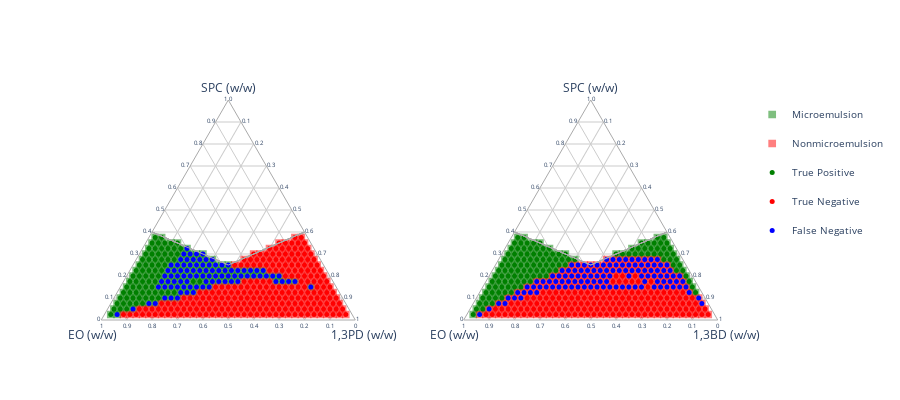

The notebook cell saved with this chart:
### Markdown cell above
# Plot (Unseen PS)

### Code cell
# Create figure with subplots
columns = 2
rows = 1

sub_specs = list()
for j in range(columns):
    sub_specs.append({'type':'scatterternary'})

specs = list()
for i in range(rows):
    specs.append(sub_specs)

fig = make_subplots(
    rows = rows, 
    cols = columns,
    specs = specs)

# Plot each phase diagram
for i in range(int(phase_behaviour_unseen_PS.shape[0]/pb_points)):

    # Helper values
    phase_diagram = i  # Phase diagram number
    j = phase_diagram*pb_points  # Starting point for each phase diagram dataset
    PS = phase_behaviour_unseen_PS['PS'][j] # Polar solvent (PS) name abbreviation
    NPS = phase_behaviour_unseen_PS['NPS'][j] # Non-polar solvent (NPS) name abbreviation

    row = int(np.floor(phase_diagram/columns)+1)
    column = np.remainder(phase_diagram,columns)+1

    # Show a sigle legend for related subplots
    legend = False
    if i == 0:
        legend = True
    
    for phase_behaviour_type, colour in color_map.items():
        # Get separate data series for microemulsions and non-micoremulsions and plot on ternary scatter plots
        if phase_behaviour_type == 'Microemulsion' or phase_behaviour_type == 'Nonmicroemulsion':
            SPC_conc = phase_behaviour_unseen_PS[j:j+pb_points].loc[phase_behaviour_unseen_PS['Experimental_phase_behaviour'] == phase_behaviour_type, 'SPC_concentration']
            NPS_conc = phase_behaviour_unseen_PS[j:j+pb_points].loc[phase_behaviour_unseen_PS['Experimental_phase_behaviour'] == phase_behaviour_type, 'NPS_concentration']
            PS_conc = phase_behaviour_unseen_PS[j:j+pb_points].loc[phase_behaviour_unseen_PS['Experimental_phase_behaviour'] == phase_behaviour_type, 'PS_concentration']
            
            fig.add_trace(go.Scatterternary({'mode':'markers', 'a':SPC_conc, 'b':NPS_conc, 'c':PS_conc,
                'marker_symbol':'square', 
                'marker_size':7.7,
                'marker_color':colour, 
                'marker_opacity':0.5,
                'legendgroup':phase_behaviour_type,  
                'showlegend':legend,
                'name':phase_behaviour_type,
                'hovertemplate':'PS: %{c}<br>SPC: %{a}<br> NPS: %{b}'}), 
                row = row, col = column)
        
        # Get separate data series for conformal predictions and plot on ternary scatter plots
        if phase_behaviour_type == 'True Positive' or phase_behaviour_type == 'True Negative' or phase_behaviour_type == 'False Negative' or phase_behaviour_type == 'False Positive' or phase_behaviour_type == 'Nonconforming':
            SPC_conc = phase_behaviour_unseen_PS[j:j+pb_points].loc[phase_behaviour_unseen_PS['Type_prediction'] == phase_behaviour_type, 'SPC_concentration']
            NPS_conc = phase_behaviour_unseen_PS[j:j+pb_points].loc[phase_behaviour_unseen_PS['Type_prediction'] == phase_behaviour_type, 'NPS_concentration']
            PS_conc = phase_behaviour_unseen_PS[j:j+pb_points].loc[phase_behaviour_unseen_PS['Type_prediction'] == phase_behaviour_type, 'PS_concentration']
            
            fig.add_trace(go.Scatterternary({'mode':'markers', 'a':SPC_conc, 'b':NPS_conc, 'c':PS_conc,
                'marker_symbol':'circle', 
                'marker_size': 5,
                'marker_color':colour, 
                'marker_opacity':1,
                'legendgroup':phase_behaviour_type,
                'showlegend':legend,  
                'name':phase_behaviour_type,
                'hovertemplate':'PS: %{c}<br>SPC: %{a}<br> NPS: %{b}'}), 
                row = row, col = column)
              
        # Plot investigated area boundary
        fig.add_trace(go.Scatterternary({'mode':'lines', 
        'a': area[0],
        'b': area[1],
        'c': area[2],
        'line_color':'#aaaaaa',
        'line_width':1, 
        'name': 'Boundary of investigated area',
        'showlegend':False,
        'hovertemplate':'PS: %{c}<br>SPC: %{a}<br> NPS: %{b}'}),
        row = row, col = column)

        # Update axis names
        fig.update_ternaries(aaxis_title = 'SPC (w/w)', 
                            baxis_title = str(NPS + ' (w/w)'), 
                            caxis_title = str(PS + ' (w/w)'), 
                            row = row, col = column)

    # Update axis names
    fig.update_ternaries(aaxis_title = 'SPC (w/w)', 
                        baxis_title = str(NPS + ' (w/w)'), 
                        caxis_title = str(PS + ' (w/w)'), 
                        row = row, col = column)
    
# Update all plots formating
fig.update_ternaries(
    aaxis_dtick = 0.1, baxis_dtick = 0.1, caxis_dtick = 0.1,
    aaxis_linecolor = '#aaaaaa', baxis_linecolor = '#aaaaaa', caxis_linecolor = '#aaaaaa',
    aaxis_gridcolor = '#cccccc', baxis_gridcolor = '#cccccc', caxis_gridcolor = '#cccccc',
    aaxis_tickfont_size = 6, baxis_tickfont_size = 6, caxis_tickfont_size = 6, 
    bgcolor = 'white')

fig.update_layout(
    autosize = False,
    width = 900,
    height = 400, 
    font_size = 10)

fig.write_html("Predictions (unseen PS).html")

### Figure 1 — Plotly figure (JSON) as saved in the notebook; plotly's stock layout.template omitted (floating-point values rounded to 4 significant figures; data arrays with more than 128 entries replaced by an {"elided": "..."} marker saying what was removed)
{"data": [{"a": {"elided": "168 float values"}, "b": {"elided": "168 float values"}, "c": {"elided": "168 float values"}, "hovertemplate": "PS: %{c}<br>SPC: %{a}<br> NPS: %{b}", "legendgroup": "Microemulsion", "marker": {"color": "green", "opacity": 0.5, "size": 7.7, "symbol": "square"}, "mode": "markers", "name": "Microemulsion", "showlegend": true, "subplot": "ternary", "type": "scatterternary"}, {"a": [0.4, 0.25, 0.4], "b": [0.6, 0.375, 0], "c": [0, 0.375, 0.6], "hovertemplate": "PS: %{c}<br>SPC: %{a}<br> NPS: %{b}", "line": {"color": "#aaaaaa", "width": 1}, "mode": "lines", "name": "Boundary of investigated area", "showlegend": false, "subplot": "ternary", "type": "scatterternary"}, {"a": {"elided": "239 float values"}, "b": {"elided": "239 float values"}, "c": {"elided": "239 float values"}, "hovertemplate": "PS: %{c}<br>SPC: %{a}<br> NPS: %{b}", "legendgroup": "Nonmicroemulsion", "marker": {"color": "red", "opacity": 0.5, "size": 7.7, "symbol": "square"}, "mode": "markers", "name": "Nonmicroemulsion", "showlegend": true, "subplot": "ternary", "type": "scatterternary"}, {"a": [0.4, 0.25, 0.4], "b": [0.6, 0.375, 0], "c": [0, 0.375, 0.6], "hovertemplate": "PS: %{c}<br>SPC: %{a}<br> NPS: %{b}", "line": {"color": "#aaaaaa", "width": 1}, "mode": "lines", "name": "Boundary of investigated area", "showlegend": false, "subplot": "ternary", "type": "scatterternary"}, {"a": [0.025, 0.05, 0.05, 0.05, 0.075, 0.075, 0.075, 0.075, 0.075, 0.1, 0.1, 0.1, 0.1, 0.1, 0.1, 0.1, 0.125, 0.125, 0.125, 0.125, 0.125, 0.125, 0.125, 0.125, 0.125, 0.15, 0.15, 0.15, 0.15, 0.15, 0.175, 0.175, 0.175, 0.175, 0.175, 0.175, 0.175, 0.2, 0.2, 0.2, 0.2, 0.2, 0.225, 0.225, 0.225, 0.225, 0.225, 0.25, 0.25, 0.25, 0.25, 0.25, 0.275, 0.275, 0.275, 0.275, 0.275, 0.275, 0.3, 0.3, 0.3, 0.3, 0.3, 0.3, 0.325, 0.325, 0.325, 0.325, 0.325, 0.325, 0.35, 0.35, 0.35, 0.35, 0.35, 0.375, 0.375], "b": [0.95, 0.925, 0.9, 0.875, 0.9, 0.875, 0.85, 0.825, 0.8, 0.875, 0.85, 0.825, 0.8, 0.775, 0.75, 0.725, 0.85, 0.825, 0.8, 0.775, 0.75, 0.725, 0.7, 0.675, 0.65, 0.825, 0.8, 0.775, 0.75, 0.725, 0.8, 0.775, 0.75, 0.725, 0.7, 0.55, 0.525, 0.775, 0.75, 0.725, 0.7, 0.675, 0.75, 0.725, 0.7, 0.675, 0.65, 0.725, 0.7, 0.675, 0.65, 0.625, 0.7, 0.675, 0.65, 0.625, 0.6, 0.575, 0.675, 0.65, 0.625, 0.6, 0.575, 0.55, 0.65, 0.625, 0.6, 0.575, 0.55, 0.525, 0.625, 0.6, 0.575, 0.55, 0.525, 0.6, 0.575], "c": [0.025, 0.025, 0.05, 0.075, 0.025, 0.05, 0.075, 0.1, 0.125, 0.025, 0.05, 0.075, 0.1, 0.125, 0.15, 0.175, 0.025, 0.05, 0.075, 0.1, 0.125, 0.15, 0.175, 0.2, 0.225, 0.025, 0.05, 0.075, 0.1, 0.125, 0.025, 0.05, 0.075, 0.1, 0.125, 0.275, 0.3, 0.025, 0.05, 0.075, 0.1, 0.125, 0.025, 0.05, 0.075, 0.1, 0.125, 0.025, 0.05, 0.075, 0.1, 0.125, 0.025, 0.05, 0.075, 0.1, 0.125, 0.15, 0.025, 0.05, 0.075, 0.1, 0.125, 0.15, 0.025, 0.05, 0.075, 0.1, 0.125, 0.15, 0.025, 0.05, 0.075, 0.1, 0.125, 0.025, 0.05], "hovertemplate": "PS: %{c}<br>SPC: %{a}<br> NPS: %{b}", "legendgroup": "True Positive", "marker": {"color": "green", "opacity": 1, "size": 5, "symbol": "circle"}, "mode": "markers", "name": "True Positive", "showlegend": true, "subplot": "ternary", "type": "scatterternary"}, {"a": [0.4, 0.25, 0.4], "b": [0.6, 0.375, 0], "c": [0, 0.375, 0.6], "hovertemplate": "PS: %{c}<br>SPC: %{a}<br> NPS: %{b}", "line": {"color": "#aaaaaa", "width": 1}, "mode": "lines", "name": "Boundary of investigated area", "showlegend": false, "subplot": "ternary", "type": "scatterternary"}, {"a": {"elided": "239 float values"}, "b": {"elided": "239 float values"}, "c": {"elided": "239 float values"}, "hovertemplate": "PS: %{c}<br>SPC: %{a}<br> NPS: %{b}", "legendgroup": "True Negative", "marker": {"color": "red", "opacity": 1, "size": 5, "symbol": "circle"}, "mode": "markers", "name": "True Negative", "showlegend": true, "subplot": "ternary", "type": "scatterternary"}, {"a": [0.4, 0.25, 0.4], "b": [0.6, 0.375, 0], "c": [0, 0.375, 0.6], "hovertemplate": "PS: %{c}<br>SPC: %{a}<br> NPS: %{b}", "line": {"color": "#aaaaaa", "width": 1}, "mode": "lines", "name": "Boundary of investigated area", "showlegend": false, "subplot": "ternary", "type": "scatterternary"}, {"a": [], "b": [], "c": [], "hovertemplate": "PS: %{c}<br>SPC: %{a}<br> NPS: %{b}", "legendgroup": "False Positive", "marker": {"color": "blue", "opacity": 1, "size": 5, "symbol": "circle"}, "mode": "markers", "name": "False Positive", "showlegend": true, "subplot": "ternary", "type": "scatterternary"}, {"a": [0.4, 0.25, 0.4], "b": [0.6, 0.375, 0], "c": [0, 0.375, 0.6], "hovertemplate": "PS: %{c}<br>SPC: %{a}<br> NPS: %{b}", "line": {"color": "#aaaaaa", "width": 1}, "mode": "lines", "name": "Boundary of investigated area", "showlegend": false, "subplot": "ternary", "type": "scatterternary"}, {"a": [0.025, 0.05, 0.075, 0.075, 0.1, 0.1, 0.1, 0.125, 0.125, 0.125, 0.15, 0.15, 0.15, 0.15, 0.15, 0.15, 0.15, 0.15, 0.15, 0.15, 0.175, 0.175, 0.175, 0.175, 0.175, 0.175, 0.175, 0.175, 0.175, 0.175, 0.175, 0.175, 0.175, 0.175, 0.175, 0.2, 0.2, 0.2, 0.2, 0.2, 0.2, 0.2, 0.2, 0.2, 0.2, 0.2, 0.2, 0.2, 0.2, 0.2, 0.2, 0.2, 0.2, 0.2, 0.225, 0.225, 0.225, 0.225, 0.225, 0.225, 0.225, 0.225, 0.225, 0.225, 0.225, 0.225, 0.225, 0.225, 0.225, 0.225, 0.25, 0.25, 0.25, 0.25, 0.25, 0.25, 0.25, 0.25, 0.25, 0.25, 0.275, 0.275, 0.275, 0.275, 0.275, 0.275, 0.3, 0.3, 0.3, 0.3, 0.325], "b": [0.925, 0.85, 0.775, 0.75, 0.7, 0.675, 0.65, 0.625, 0.6, 0.575, 0.7, 0.675, 0.65, 0.625, 0.6, 0.575, 0.55, 0.525, 0.5, 0.1, 0.675, 0.65, 0.625, 0.6, 0.575, 0.5, 0.475, 0.45, 0.425, 0.4, 0.375, 0.225, 0.2, 0.175, 0.15, 0.65, 0.625, 0.6, 0.575, 0.55, 0.525, 0.5, 0.475, 0.45, 0.425, 0.4, 0.375, 0.35, 0.325, 0.3, 0.275, 0.25, 0.225, 0.2, 0.625, 0.6, 0.575, 0.55, 0.525, 0.5, 0.475, 0.45, 0.425, 0.4, 0.375, 0.35, 0.325, 0.3, 0.275, 0.25, 0.6, 0.575, 0.55, 0.525, 0.5, 0.475, 0.45, 0.425, 0.4, 0.375, 0.55, 0.525, 0.5, 0.475, 0.45, 0.425, 0.525, 0.5, 0.475, 0.45, 0.5], "c": [0.05, 0.1, 0.15, 0.175, 0.2, 0.225, 0.25, 0.25, 0.275, 0.3, 0.15, 0.175, 0.2, 0.225, 0.25, 0.275, 0.3, 0.325, 0.35, 0.75, 0.15, 0.175, 0.2, 0.225, 0.25, 0.325, 0.35, 0.375, 0.4, 0.425, 0.45, 0.6, 0.625, 0.65, 0.675, 0.15, 0.175, 0.2, 0.225, 0.25, 0.275, 0.3, 0.325, 0.35, 0.375, 0.4, 0.425, 0.45, 0.475, 0.5, 0.525, 0.55, 0.575, 0.6, 0.15, 0.175, 0.2, 0.225, 0.25, 0.275, 0.3, 0.325, 0.35, 0.375, 0.4, 0.425, 0.45, 0.475, 0.5, 0.525, 0.15, 0.175, 0.2, 0.225, 0.25, 0.275, 0.3, 0.325, 0.35, 0.375, 0.175, 0.2, 0.225, 0.25, 0.275, 0.3, 0.175, 0.2, 0.225, 0.25, 0.175], "hovertemplate": "PS: %{c}<br>SPC: %{a}<br> NPS: %{b}", "legendgroup": "False Negative", "marker": {"color": "blue", "opacity": 1, "size": 5, "symbol": "circle"}, "mode": "markers", "name": "False Negative", "showlegend": true, "subplot": "ternary", "type": "scatterternary"}, {"a": [0.4, 0.25, 0.4], "b": [0.6, 0.375, 0], "c": [0, 0.375, 0.6], "hovertemplate": "PS: %{c}<br>SPC: %{a}<br> NPS: %{b}", "line": {"color": "#aaaaaa", "width": 1}, "mode": "lines", "name": "Boundary of investigated area", "showlegend": false, "subplot": "ternary", "type": "scatterternary"}, {"a": {"elided": "129 float values"}, "b": {"elided": "129 float values"}, "c": {"elided": "129 float values"}, "hovertemplate": "PS: %{c}<br>SPC: %{a}<br> NPS: %{b}", "legendgroup": "Microemulsion", "marker": {"color": "green", "opacity": 0.5, "size": 7.7, "symbol": "square"}, "mode": "markers", "name": "Microemulsion", "showlegend": false, "subplot": "ternary2", "type": "scatterternary"}, {"a": [0.4, 0.25, 0.4], "b": [0.6, 0.375, 0], "c": [0, 0.375, 0.6], "hovertemplate": "PS: %{c}<br>SPC: %{a}<br> NPS: %{b}", "line": {"color": "#aaaaaa", "width": 1}, "mode": "lines", "name": "Boundary of investigated area", "showlegend": false, "subplot": "ternary2", "type": "scatterternary"}, {"a": {"elided": "278 float values"}, "b": {"elided": "278 float values"}, "c": {"elided": "278 float values"}, "hovertemplate": "PS: %{c}<br>SPC: %{a}<br> NPS: %{b}", "legendgroup": "Nonmicroemulsion", "marker": {"color": "red", "opacity": 0.5, "size": 7.7, "symbol": "square"}, "mode": "markers", "name": "Nonmicroemulsion", "showlegend": false, "subplot": "ternary2", "type": "scatterternary"}, {"a": [0.4, 0.25, 0.4], "b": [0.6, 0.375, 0], "c": [0, 0.375, 0.6], "hovertemplate": "PS: %{c}<br>SPC: %{a}<br> NPS: %{b}", "line": {"color": "#aaaaaa", "width": 1}, "mode": "lines", "name": "Boundary of investigated area", "showlegend": false, "subplot": "ternary2", "type": "scatterternary"}, {"a": {"elided": "129 float values"}, "b": {"elided": "129 float values"}, "c": {"elided": "129 float values"}, "hovertemplate": "PS: %{c}<br>SPC: %{a}<br> NPS: %{b}", "legendgroup": "True Positive", "marker": {"color": "green", "opacity": 1, "size": 5, "symbol": "circle"}, "mode": "markers", "name": "True Positive", "showlegend": false, "subplot": "ternary2", "type": "scatterternary"}, {"a": [0.4, 0.25, 0.4], "b": [0.6, 0.375, 0], "c": [0, 0.375, 0.6], "hovertemplate": "PS: %{c}<br>SPC: %{a}<br> NPS: %{b}", "line": {"color": "#aaaaaa", "width": 1}, "mode": "lines", "name": "Boundary of investigated area", "showlegend": false, "subplot": "ternary2", "type": "scatterternary"}, {"a": {"elided": "160 float values"}, "b": {"elided": "160 float values"}, "c": {"elided": "160 float values"}, "hovertemplate": "PS: %{c}<br>SPC: %{a}<br> NPS: %{b}", "legendgroup": "True Negative", "marker": {"color": "red", "opacity": 1, "size": 5, "symbol": "circle"}, "mode": "markers", "name": "True Negative", "showlegend": false, "subplot": "ternary2", "type": "scatterternary"}, {"a": [0.4, 0.25, 0.4], "b": [0.6, 0.375, 0], "c": [0, 0.375, 0.6], "hovertemplate": "PS: %{c}<br>SPC: %{a}<br> NPS: %{b}", "line": {"color": "#aaaaaa", "width": 1}, "mode": "lines", "name": "Boundary of investigated area", "showlegend": false, "subplot": "ternary2", "type": "scatterternary"}, {"a": [0.025, 0.05, 0.075, 0.075, 0.075, 0.1, 0.1, 0.1, 0.1, 0.125, 0.125, 0.125, 0.125, 0.125, 0.15, 0.15, 0.15, 0.15, 0.15, 0.15, 0.15, 0.15, 0.15, 0.15, 0.15, 0.15, 0.15, 0.15, 0.15, 0.15, 0.15, 0.15, 0.15, 0.15, 0.15, 0.15, 0.15, 0.15, 0.15, 0.175, 0.175, 0.175, 0.175, 0.175, 0.175, 0.175, 0.175, 0.175, 0.175, 0.175, 0.175, 0.175, 0.175, 0.175, 0.175, 0.175, 0.175, 0.2, 0.2, 0.2, 0.2, 0.2, 0.2, 0.2, 0.2, 0.2, 0.2, 0.2, 0.2, 0.2, 0.2, 0.2, 0.2, 0.2, 0.2, 0.225, 0.225, 0.225, 0.225, 0.225, 0.225, 0.225, 0.225, 0.225, 0.225, 0.225, 0.225, 0.225, 0.225, 0.225, 0.225, 0.225, 0.225, 0.25, 0.25, 0.25, 0.25, 0.25, 0.25, 0.25, 0.25, 0.25, 0.25, 0.25, 0.25, 0.25, 0.25, 0.25, 0.25, 0.275, 0.275, 0.275, 0.275, 0.275, 0.275, 0.275, 0.275, 0.275], "b": [0.925, 0.875, 0.825, 0.8, 0.025, 0.775, 0.75, 0.725, 0.025, 0.725, 0.7, 0.675, 0.65, 0.05, 0.675, 0.65, 0.625, 0.6, 0.575, 0.55, 0.525, 0.5, 0.475, 0.45, 0.425, 0.4, 0.375, 0.35, 0.325, 0.3, 0.275, 0.25, 0.225, 0.175, 0.15, 0.125, 0.1, 0.075, 0.05, 0.625, 0.6, 0.575, 0.55, 0.525, 0.5, 0.475, 0.45, 0.425, 0.4, 0.375, 0.35, 0.2, 0.15, 0.125, 0.1, 0.075, 0.05, 0.55, 0.525, 0.5, 0.475, 0.45, 0.425, 0.4, 0.375, 0.35, 0.325, 0.25, 0.2, 0.175, 0.15, 0.125, 0.1, 0.075, 0.05, 0.5, 0.475, 0.45, 0.425, 0.4, 0.375, 0.35, 0.325, 0.3, 0.275, 0.25, 0.225, 0.2, 0.175, 0.15, 0.125, 0.1, 0.075, 0.45, 0.425, 0.4, 0.375, 0.35, 0.325, 0.3, 0.275, 0.25, 0.225, 0.2, 0.175, 0.15, 0.125, 0.1, 0.075, 0.3, 0.275, 0.25, 0.225, 0.2, 0.175, 0.15, 0.125, 0.1], "c": [0.05, 0.075, 0.1, 0.125, 0.9, 0.125, 0.15, 0.175, 0.875, 0.15, 0.175, 0.2, 0.225, 0.825, 0.175, 0.2, 0.225, 0.25, 0.275, 0.3, 0.325, 0.35, 0.375, 0.4, 0.425, 0.45, 0.475, 0.5, 0.525, 0.55, 0.575, 0.6, 0.625, 0.675, 0.7, 0.725, 0.75, 0.775, 0.8, 0.2, 0.225, 0.25, 0.275, 0.3, 0.325, 0.35, 0.375, 0.4, 0.425, 0.45, 0.475, 0.625, 0.675, 0.7, 0.725, 0.75, 0.775, 0.25, 0.275, 0.3, 0.325, 0.35, 0.375, 0.4, 0.425, 0.45, 0.475, 0.55, 0.6, 0.625, 0.65, 0.675, 0.7, 0.725, 0.75, 0.275, 0.3, 0.325, 0.35, 0.375, 0.4, 0.425, 0.45, 0.475, 0.5, 0.525, 0.55, 0.575, 0.6, 0.625, 0.65, 0.675, 0.7, 0.3, 0.325, 0.35, 0.375, 0.4, 0.425, 0.45, 0.475, 0.5, 0.525, 0.55, 0.575, 0.6, 0.625, 0.65, 0.675, 0.425, 0.45, 0.475, 0.5, 0.525, 0.55, 0.575, 0.6, 0.625], "hovertemplate": "PS: %{c}<br>SPC: %{a}<br> NPS: %{b}", "legendgroup": "False Positive", "marker": {"color": "blue", "opacity": 1, "size": 5, "symbol": "circle"}, "mode": "markers", "name": "False Positive", "showlegend": false, "subplot": "ternary2", "type": "scatterternary"}, {"a": [0.4, 0.25, 0.4], "b": [0.6, 0.375, 0], "c": [0, 0.375, 0.6], "hovertemplate": "PS: %{c}<br>SPC: %{a}<br> NPS: %{b}", "line": {"color": "#aaaaaa", "width": 1}, "mode": "lines", "name": "Boundary of investigated area", "showlegend": false, "subplot": "ternary2", "type": "scatterternary"}, {"a": [], "b": [], "c": [], "hovertemplate": "PS: %{c}<br>SPC: %{a}<br> NPS: %{b}", "legendgroup": "False Negative", "marker": {"color": "blue", "opacity": 1, "size": 5, "symbol": "circle"}, "mode": "markers", "name": "False Negative", "showlegend": false, "subplot": "ternary2", "type": "scatterternary"}, {"a": [0.4, 0.25, 0.4], "b": [0.6, 0.375, 0], "c": [0, 0.375, 0.6], "hovertemplate": "PS: %{c}<br>SPC: %{a}<br> NPS: %{b}", "line": {"color": "#aaaaaa", "width": 1}, "mode": "lines", "name": "Boundary of investigated area", "showlegend": false, "subplot": "ternary2", "type": "scatterternary"}], "layout": {"autosize": false, "font": {"size": 10}, "height": 400, "ternary": {"aaxis": {"dtick": 0.1, "gridcolor": "#cccccc", "linecolor": "#aaaaaa", "tickfont": {"size": 6}, "title": {"text": "SPC (w/w)"}}, "baxis": {"dtick": 0.1, "gridcolor": "#cccccc", "linecolor": "#aaaaaa", "tickfont": {"size": 6}, "title": {"text": "EO (w/w)"}}, "bgcolor": "white", "caxis": {"dtick": 0.1, "gridcolor": "#cccccc", "linecolor": "#aaaaaa", "tickfont": {"size": 6}, "title": {"text": "1,3PD (w/w)"}}, "domain": {"x": [0, 0.45], "y": [0, 1]}}, "ternary2": {"aaxis": {"dtick": 0.1, "gridcolor": "#cccccc", "linecolor": "#aaaaaa", "tickfont": {"size": 6}, "title": {"text": "SPC (w/w)"}}, "baxis": {"dtick": 0.1, "gridcolor": "#cccccc", "linecolor": "#aaaaaa", "tickfont": {"size": 6}, "title": {"text": "EO (w/w)"}}, "bgcolor": "white", "caxis": {"dtick": 0.1, "gridcolor": "#cccccc", "linecolor": "#aaaaaa", "tickfont": {"size": 6}, "title": {"text": "1,3BD (w/w)"}}, "domain": {"x": [0.55, 1], "y": [0, 1]}}, "width": 900}}
